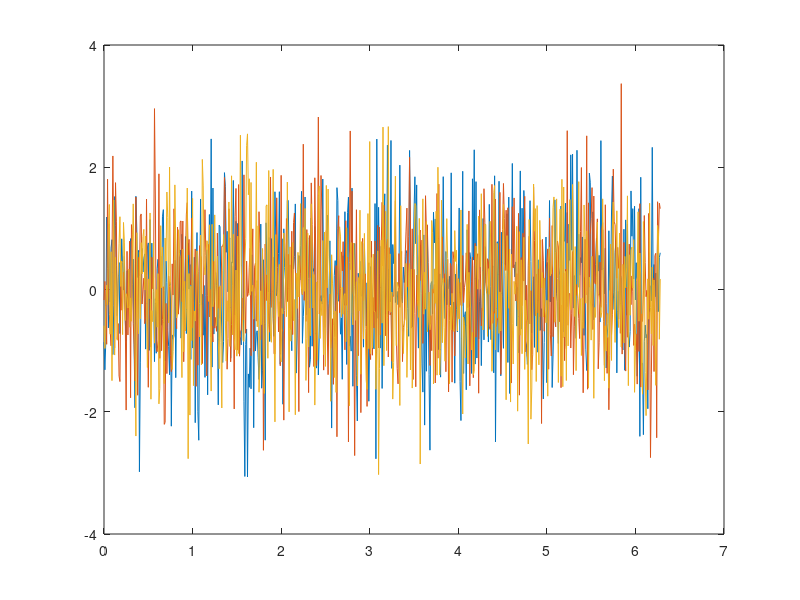

This figure's MATLAB source:
% 2.2. Harmonic processes
disp("== 2.2. Harmonic processes ==");

N = 10000; % number of simulations

%%

disp("Plot 3 realizations of Z(t) for t = 0:0.01:2π");

% X and Y independent normal rv's with μ_X = μ_Y = 0 and σ²_X = σ²_Y = 1.
% Z = X*cos(2πt) + Y*sin(2πt)
% Three realizations of Z with t = 0:0.01:2π

t = 0:0.01:2*pi;
X = normrnd(0,1,3,length(t));
Y = normrnd(0,1,3,length(t));
Z = X.*cos(2*pi*t) + Y.*sin(2*pi*t);

figure(1);
plot(t,Z(1,:), t,Z(2,:), t,Z(3,:));

disp(" ");


